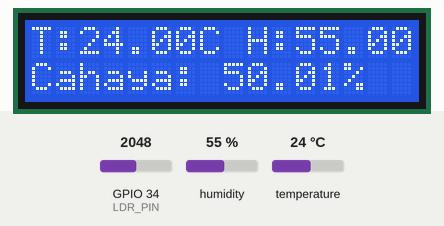
A program run on a simulated ESP32. Shown: 16×2 character LCD. The inputs (shaded band) are chosen by the test bench; at power-on: humidity 55 %, GPIO 34 (LDR_PIN) = 2048, temperature 24 °C. What the program prints to the serial monitor is not drawn.

Above: at 1.2 s.
1.3 s: humidity set to 22 %
At 2.9 s:
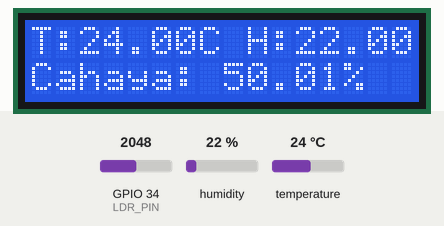
4.0 s: GPIO 34 (LDR_PIN) set to 2866
At 4.6 s:
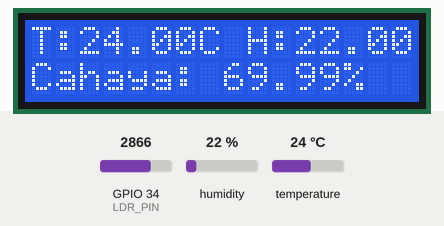
6.7 s: temperature set to 12 °C
At 9.2 s:
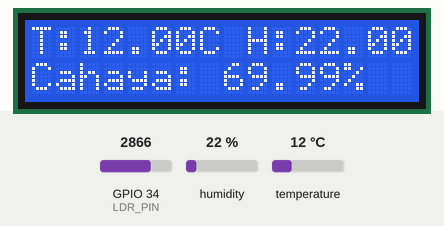
9.7 s: GPIO 34 (LDR_PIN) set to 3603
At 11.0 s:
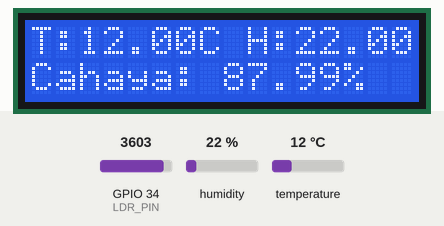
12.4 s: humidity set to 40 %
At 15.5 s:
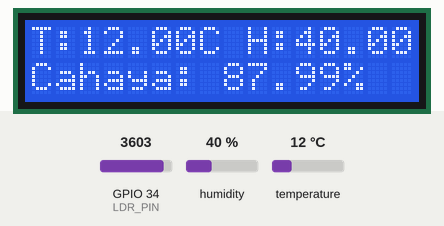
15.8 s: GPIO 34 (LDR_PIN) set to 4095
At 17.4 s:
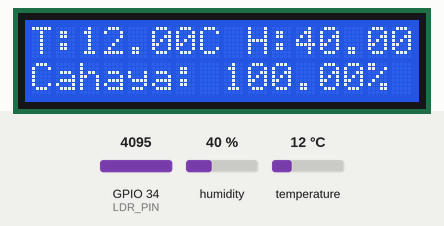
Timing chart, 0 to 18.9 s (numbered marks = the images above; inputs shaded):
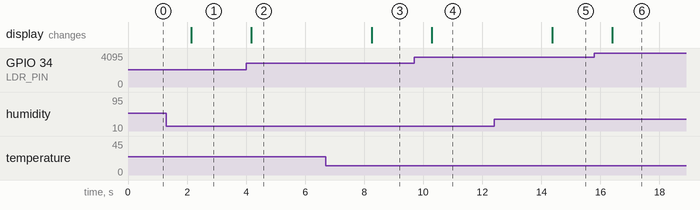

The program:

main.cpp
```cpp
#include <Wire.h>
#include <LiquidCrystal_I2C.h>
#include <DHT.h>

// Konfigurasi DHT22
#define DHTPIN 19
#define DHTTYPE DHT22
DHT dht(DHTPIN, DHTTYPE);

// Konfigurasi LDR
#define LDR_PIN 34

LiquidCrystal_I2C lcd(0x27, 16, 2);

void setup() {
    Serial.begin(115200);
    dht.begin();
    lcd.init();
    lcd.backlight();
}

void loop() {
    // Membaca suhu dan kelembapan dari DHT22
    float temperature = dht.readTemperature();
    float humidity = dht.readHumidity();

    // Membaca intensitas cahaya dari LDR (0-4095 untuk ESP32)
    int lightValue = analogRead(LDR_PIN);
    float lightPercentage = (lightValue / 4095.0) * 100.0; // Konversi ke persen

    // Jika pembacaan gagal, tampilkan pesan error
    if (isnan(temperature) || isnan(humidity)) {
        Serial.println("Gagal membaca dari sensor DHT!");
        return;
    }

    // Menampilkan data di Serial Monitor
    Serial.print("Suhu: ");
    Serial.print(temperature);
    Serial.print("°C, Kelembapan: ");
    Serial.print(humidity);
    Serial.print("%, Cahaya: ");
    Serial.print(lightPercentage);
    Serial.println("%");

    // Menampilkan data di LCD
    lcd.clear();
    lcd.setCursor(0, 0);
    lcd.print("T:");
    lcd.print(temperature);
    lcd.print("C H:");
    lcd.print(humidity);
    lcd.print("%");

    lcd.setCursor(0, 1);
    lcd.print("Cahaya: ");
    lcd.print(lightPercentage);
    lcd.print("%");

    delay(2000); // Tunggu 2 detik sebelum membaca lagi
}
```

Measured:
- after the input at 1.3 s, the display: changes after 0.84 s (image 1)
- after the input at 4.0 s, the display: changes after 0.18 s (image 2)
- after the input at 6.7 s, the display: changes after 1.6 s (image 3)
- after the input at 9.7 s, the display: changes after 0.59 s (image 4)
- after the input at 12.4 s, the display: changes after 2.0 s (image 5)
- after the input at 15.8 s, the display: changes after 0.61 s (image 6)
